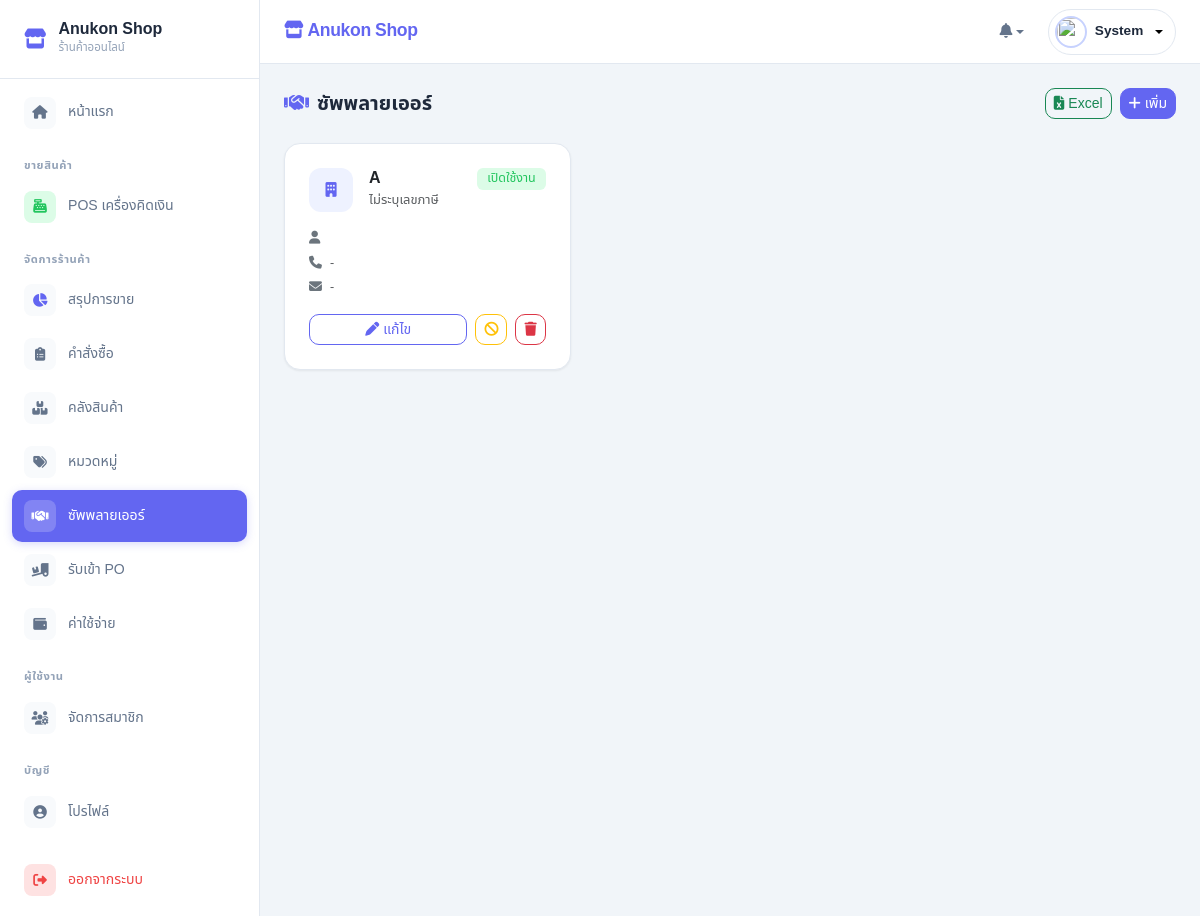
The page /views/suppliers.php (signed in) on the database its author committed.
### tables this page shows
CREATE TABLE `supplers` (
  `sp_id` int NOT NULL,
  `sp_name` varchar(200) NOT NULL,
  `sp_tax` varchar(20) DEFAULT NULL,
  `sp_address` int DEFAULT NULL,
  `sp_email` varchar(100) DEFAULT NULL,
  `sp_status` tinyint DEFAULT '1',
  `ct_first_name` varchar(100) DEFAULT NULL,
  `ct_last_name` varchar(100) DEFAULT NULL,
  `ct_position` varchar(100) DEFAULT NULL,
  `ct_phone` varchar(20) DEFAULT NULL,
  `created_at` timestamp NOT NULL DEFAULT CURRENT_TIMESTAMP,
  `updated_at` timestamp NOT NULL DEFAULT CURRENT_TIMESTAMP ON UPDATE CURRENT_TIMESTAMP
);

### views/suppliers.php (the view, shortened to what this page needs)
<?php
include_once '../includes/header.php';
$sql = "SELECT * FROM supplers ORDER BY sp_id DESC";
$result = $conn->query($sql);
?>
<main class="page-content fade-up">
    <div class="d-flex flex-wrap justify-content-between align-items-center gap-3 mb-4">
        <h5 class="fw-bold mb-0"><i class="fa-solid fa-handshake text-primary me-2"></i>ซัพพลายเออร์</h5>
        <div class="d-flex gap-2">
            <button class="btn btn-outline-success btn-sm" onclick="window.location.href='../api/export/export_data.php?type=suppliers'">
                <i class="fa-solid fa-file-excel me-1"></i>Excel
            </button>
            <button class="btn btn-primary btn-sm" data-bs-toggle="modal" data-bs-target="#addSupModal">
                <i class="fa-solid fa-plus me-1"></i>เพิ่ม
            </button>
        </div>
    </div>
    <div class="row g-3">
        <?php if ($result->num_rows > 0): ?>
            <?php while($row = $result->fetch_assoc()): ?>
            <div class="col-12 col-md-6 col-xl-4">
                <div class="card p-4 h-100 <?php echo $row['sp_status'] == 0 ? 'opacity-50' : ''; ?>">
                    <div class="d-flex justify-content-between align-items-start mb-3">
                        <div class="d-flex align-items-center gap-3">
                            <div style="width: 44px; height: 44px; border-radius: 12px; background: var(--primary-light); display: flex; align-items: center; justify-content: center;">
                                <i class="fa-solid fa-building text-primary"></i>
                            </div>
                            <div>
                                <h6 class="fw-bold mb-0"><?php echo htmlspecialchars($row['sp_name']); ?></h6>
                                <small class="text-muted"><?php echo htmlspecialchars($row['sp_tax']) ?: 'ไม่ระบุเลขภาษี'; ?></small>
                            </div>
                        </div>
                        <?php if($row['sp_status'] == 1): ?>
                            <span class="badge bg-success-soft text-success" style="background: var(--success-soft);">เปิดใช้งาน</span>
                        <?php else: ?>
                            <span class="badge" style="background: var(--danger-soft); color: var(--danger);">ระงับ</span>
                        <?php endif; ?>
                    </div>
                    <div class="small text-muted mb-3">
                        <div class="mb-1"><i class="fa-solid fa-user me-2 text-secondary"></i><?php echo htmlspecialchars($row['ct_first_name'] ?? '') . ' ' . htmlspecialchars($row['ct_last_name'] ?? ''); ?></div>
                        <div class="mb-1"><i class="fa-solid fa-phone me-2 text-secondary"></i><?php echo htmlspecialchars($row['ct_phone']) ?: '-'; ?></div>
                        <div><i class="fa-solid fa-envelope me-2 text-secondary"></i><?php echo htmlspecialchars($row['sp_email']) ?: '-'; ?></div>
                    </div>
                    <div class="d-flex gap-2 mt-auto">
                        <button class="btn btn-sm btn-outline-primary flex-fill"
                                onclick='editSup(<?php echo json_encode($row, JSON_HEX_APOS | JSON_HEX_QUOT); ?>)'>
                            <i class="fa-solid fa-pen me-1"></i>แก้ไข
                        </button>
                        <button class="btn btn-sm btn-outline-<?php echo $row['sp_status'] == 1 ? 'warning' : 'success'; ?>"
                                onclick="toggleSupStatus(<?php echo $row['sp_id']; ?>, <?php echo $row['sp_status']; ?>)" title="<?php echo $row['sp_status'] == 1 ? 'ปิดใช้งาน' : 'เปิดใช้งาน'; ?>">
                            <i class="fa-solid fa-<?php echo $row['sp_status'] == 1 ? 'ban' : 'check'; ?>"></i>
                        </button>
                        <button class="btn btn-sm btn-outline-danger" onclick="deleteSup(<?php echo $row['sp_id']; ?>)">
                            <i class="fa-solid fa-trash"></i>
                        </button>
                    </div>
                </div>
            </div>
            <?php endwhile; ?>
        <?php endif; ?>
    </div>
</main>
<?php include_once '../includes/footer.php'; ?>

### includes/header.php (style rules this page uses)
:root { --primary: #6366f1; --primary-hover: #4f46e5; --primary-light: #eef2ff; --primary-soft: #c7d2fe; --surface: #ffffff; --surface-alt: #f8fafc; --bg: #f1f5f9; --text: #1e293b; --text-muted: #94a3b8; --text-secondary: #64748b; --border: #e2e8f0; --success: #22c55e; --success-soft: #dcfce7; --danger: #ef4444; --danger-soft: #fee2e2; --warning: #f59e0b; --warning-soft: #fef3c7; --info: #3b82f6; --info-soft: #dbeafe; --radius: 16px; --radius-sm: 10px; --radius-xs: 6px; --shadow: 0 1px 3px rgba(0, 0, 0, 0.04), 0 1px 2px rgba(0, 0, 0, 0.03); --shadow-md: 0 4px 6px -1px rgba(0, 0, 0, 0.05), 0 2px 4px -2px rgba(0, 0, 0, 0.03); --shadow-lg: 0 10px 15px -3px rgba(0, 0, 0, 0.05), 0 4px 6px -4px rgba(0, 0, 0, 0.03); --transition: all 0.2s ease; }
* { box-sizing: border-box; }
body { font-family: 'Noto Sans Thai', sans-serif; background-color: var(--bg); margin: 0; padding: 0; overflow-x: hidden; color: var(--text); font-size: 0.925rem; line-height: 1.6; }
.text-primary { color: var(--primary) !important; }
.btn-primary { background-color: var(--primary) !important; border-color: var(--primary) !important; border-radius: var(--radius-sm) !important; font-weight: 500; transition: var(--transition); }
.btn-outline-primary { color: var(--primary) !important; border-color: var(--primary) !important; border-radius: var(--radius-sm) !important; }
.btn { border-radius: var(--radius-sm) !important; font-weight: 500; transition: var(--transition); }
.card { border: 1px solid var(--border); border-radius: var(--radius) !important; box-shadow: var(--shadow); background: var(--surface); transition: var(--transition); }
.badge { font-weight: 500; padding: 5px 10px; border-radius: var(--radius-xs); font-size: 0.78rem; }
.page-content { flex: 1; padding: 24px; }
.fade-up { animation: fadeUp 0.35s ease-out; }

### includes/sidebar.php (style rules this page uses)
.bg-success-soft { background: var(--success-soft) !important; }
.text-success { color: var(--success) !important; }

### rows shown on the page
supplers: sp_name "A", sp_tax "ไม่ระบุเลขภาษี", sp_status "เปิดใช้งาน", ct_phone "-", sp_email "-"

### other values the page prints
$_SESSION['full_name'] "System"
